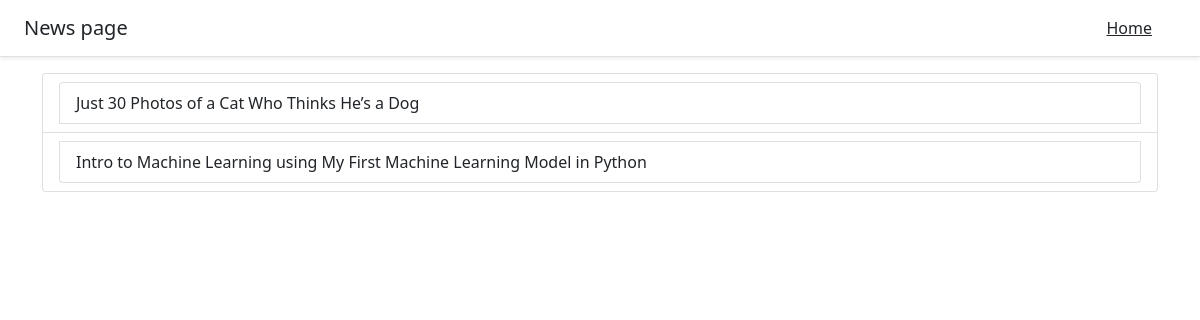
The page /categories/Science/ on the database its author committed.
### news/models.py (models this page shows, shortened)
class News(models.Model):
    pub_date = models.DateField(default=datetime.now, blank=True)
    title = models.CharField(max_length=120, verbose_name="News title", db_index=True)
    text = HTMLField()
    categories = models.ForeignKey(Categories,
                                   on_delete=models.CASCADE,
                                   verbose_name="News categories")
    sub_categories = models.ManyToManyField(Categories,
                                            verbose_name="List for sub categories",
                                            related_name='provider')
    class Meta:
        verbose_name_plural = "News"

### news/views.py (the view)
# urls.py: path('categories/<str:categories_name>/', views.categories_page),
def categories_page(request, categories_name):
    categories = categories_name
    news_list_by_categories = News.objects.filter(categories__name=categories_name)
    news_list_by_sub_categories = News.objects.filter(sub_categories__name=categories_name)
    return render(request, 'news/categories.html',
                  {'news_list_by_categories': news_list_by_categories,
                   'news_list_by_sub_categories': news_list_by_sub_categories,
                   'categories': categories})

### news/templates/news/categories.html (shortened to what this page needs)
<!doctype html>
<html lang="en">
<head>
    <link href="https://cdn.jsdelivr.net/npm/bootstrap@5.0.0-beta2/dist/css/bootstrap.min.css" rel="stylesheet"
>
</head>
<body>
<header class="d-flex flex-column flex-md-row align-items-center p-3 px-md-4 mb-3 bg-body border-bottom shadow-sm">
    <p class="h5 my-0 me-md-auto fw-normal">News page</p>
    <nav class="my-2 my-md-0 me-md-3">
        <a class="p-2 text-dark" href="/">Home</a>
    </nav>
</header>
<div class="container">
    {% if news_list_by_categories or news_list_by_sub_categories %}
    <ul class="list-group">
        {% for news_by_categories in news_list_by_categories %}
        <li class="list-group-item"><a class="list-group-item list-group-item-action"
                                       href="/{{ news_by_categories.pk }}/">{{news_by_categories.title}}</a></li>
        {% endfor %}
        {% for news_by_sub_categories in news_list_by_sub_categories %}
        <li class="list-group-item"><a class="list-group-item list-group-item-action"
                                       href="/{{ news_by_sub_categories.pk }}/">{{news_by_sub_categories.title}}</a>
        </li>
        {% endfor %}
    </ul>
    {% else %}
    <p>No news yet</p>
    {% endif %}
</div>
</body>
</html>

### rows shown on the page
News: title "Just 30 Photos of a Cat Who Thinks He’s a Dog"
News: title "Intro to Machine Learning using My First Machine Learning Model in Python"
